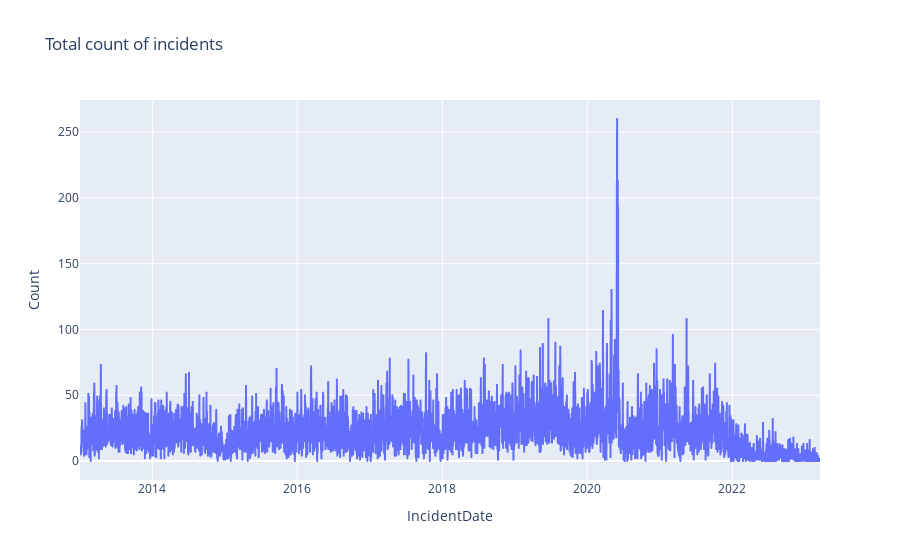

This figure's notebook cell:
### Markdown cell above
I want to start by analyzing the overall trends first

### Code cell
fig1 = px.line(
    total_complaints,
    x = "IncidentDate",
    y = "Count",
    title="Total count of incidents"
)

fig1.show()

### Figure 1 — Plotly figure (JSON) as saved in the notebook; plotly's stock layout.template omitted (floating-point values rounded to 4 significant figures; data arrays with more than 128 entries replaced by an {"elided": "..."} marker saying what was removed)
{"data": [{"hovertemplate": "IncidentDate=%{x}<br>Count=%{y}<extra></extra>", "legendgroup": "", "line": {"color": "#636efa", "dash": "solid"}, "marker": {"symbol": "circle"}, "mode": "lines", "name": "", "showlegend": false, "type": "scattergl", "x": {"elided": "3728 str values"}, "xaxis": "x", "y": {"elided": "3728 int values"}, "yaxis": "y"}], "layout": {"legend": {"tracegroupgap": 0}, "title": {"text": "Total count of incidents"}, "xaxis": {"anchor": "y", "domain": [0, 1], "title": {"text": "IncidentDate"}}, "yaxis": {"anchor": "x", "domain": [0, 1], "title": {"text": "Count"}}}}
